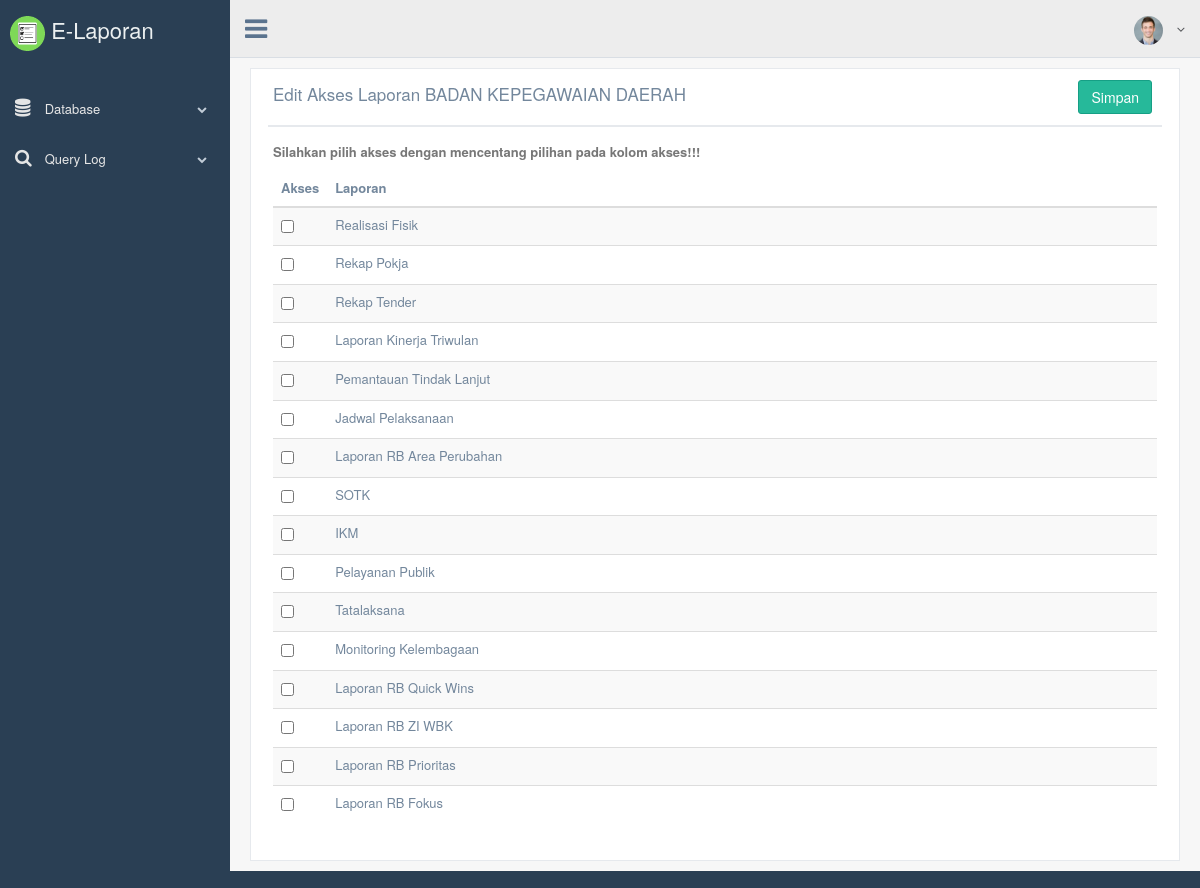
/fp/elaporan/database/updateopdtipe/2, run on the app's committed database.
### tables this page shows
CREATE TABLE `tipe_laporan` (
  `id_tipe` int(11) NOT NULL AUTO_INCREMENT,
  `nama_laporan` varchar(64) DEFAULT NULL,
  `kode_tipe` varchar(64) DEFAULT NULL,
  PRIMARY KEY (`id_tipe`)
);

### fp/elaporan/application/controllers/Database.php (called while the page is built, shortened)
<?php
class Database extends CI_Controller
{
    public function __construct()
    {
        $this->load->model('dbf_model');
        $this->data['user'] = array(
            'id_opd' => $this->session->tempdata('id_opd'),
            'nama_opd' => $this->session->tempdata('nama_opd')
        );
    }
    public function updateopdtipe($id_opd)
    {
        $this->data['contents'] = APPPATH . "views/admin/database/form/form_akses_laporan.php";
        $this->load->model('dbf_model');
        $this->data['rawdata'] = $this->dbf_model->get_tipe_laporan();
        $this->data['selected'] = $this->dbf_model->get_tipelaporan_per_opd($id_opd);
        $this->data['id_opd'] = $id_opd;
        $nama = $this->dbf_model->get_opd($id_opd);
        $nama = $nama['nama_opd'];
        $this->data['title'] = 'Edit Akses Laporan ' . $nama;
        $this->load->view('template/index_admin', ['data' => $this->data]);
    }
}

### fp/elaporan/index.php (called while the page is built, shortened)
<?php
require_once BASEPATH.'core/CodeIgniter.php';

### fp/elaporan/application/models/Dbf_model.php (called while the page is built, shortened)
<?php
class Dbf_model extends CI_Model
{
    public function get_opd($id = NULL)
    {
        $this->db->from('opd');
        $this->db->where('opd.id_opd != 1');
        if ($id) {
            $this->db->where('opd.id_opd = ', $id);
            return $this->db->get()->row_array();
        }
        return $this->db->get()->result_array();
    }
    public function get_tipe_laporan($id_tipe = NULL)
    {
        $this->db->from('tipe_laporan');
        return $this->db->get()->result_array();
    }
    public function get_tipelaporan_per_opd($id = NULL)
    {
        $this->db->from('tipelaporan_per_opd');
        $this->db->join('opd', 'tipelaporan_per_opd.id_opd = opd.id_opd', 'left');
        $this->db->join('tipe_laporan', 'tipe_laporan.id_tipe = tipelaporan_per_opd.id_tipe', 'left');
        if ($id) {
            $this->db->where('tipelaporan_per_opd.id_opd', $id);
        }
        return $this->db->get()->result_array();
    }
}

### fp/elaporan/application/views/admin/database/form/form_akses_laporan.php (the view, shortened to what this page needs)
<div class="row">
    <div class="col-md-12 col-sm-12 col-xs-12">
        <form action="<?php echo base_url('admin/submit'); ?>" method="post">
            <div class="x_panel">
                <div class="x_title">
                    <h2><?= $data['title'] ?></h2>
                    <ul class="nav navbar-right panel_toolbox">
                        <li><button type="submit" class="btn btn-success">Simpan</button></li>
                    </ul>
                    <div class="clearfix">
                    </div>
                </div>
                <div class="x_content">
                    <p class="text-muted font-13 m-b-30">
                        <strong>Silahkan pilih akses dengan mencentang pilihan pada kolom akses!!!</strong>
                    </p>
                    <table class="table table-striped bulk_action">
                        <thead>
                            <tr>
                                <th>Akses</th>
                                <th>Laporan</th>
                            </tr>
                        </thead>
                        <tbody>
                            <?php foreach ($data['rawdata'] as $row) {
                                ?>
                                <tr>
                                    <td style="width:5%"><input type="checkbox" name="id_tipe[]" value="<?= $row['id_tipe'] ?>" id="check-all" class="flat" <?php foreach ($data['selected'] as $select) {
                                                                                                                                                            } ?>></td>
                                    <td><?= $row['nama_laporan'] ?></td>
                                </tr>
                            <?php } ?>
                        </tbody>
                    </table>
                </div>
            </div>
        </form>
    </div>
</div>

### data on the page
tipe_laporan: nama_laporan "Realisasi Fisik"
tipe_laporan: nama_laporan "Rekap Pokja"
tipe_laporan: nama_laporan "Rekap Tender"
tipe_laporan: nama_laporan "Laporan Kinerja Triwulan"
tipe_laporan: nama_laporan "Pemantauan Tindak Lanjut"
tipe_laporan: nama_laporan "Jadwal Pelaksanaan"
tipe_laporan: nama_laporan "Laporan RB Area Perubahan"
tipe_laporan: nama_laporan "SOTK"
tipe_laporan: nama_laporan "IKM"
tipe_laporan: nama_laporan "Pelayanan Publik"
tipe_laporan: nama_laporan "Tatalaksana"
tipe_laporan: nama_laporan "Monitoring Kelembagaan"
tipe_laporan: nama_laporan "Laporan RB Quick Wins"
tipe_laporan: nama_laporan "Laporan RB ZI WBK"
tipe_laporan: nama_laporan "Laporan RB Prioritas"
tipe_laporan: nama_laporan "Laporan RB Fokus"

### other printed values
$data['title'] "Edit Akses Laporan BADAN KEPEGAWAIAN DAERAH"
